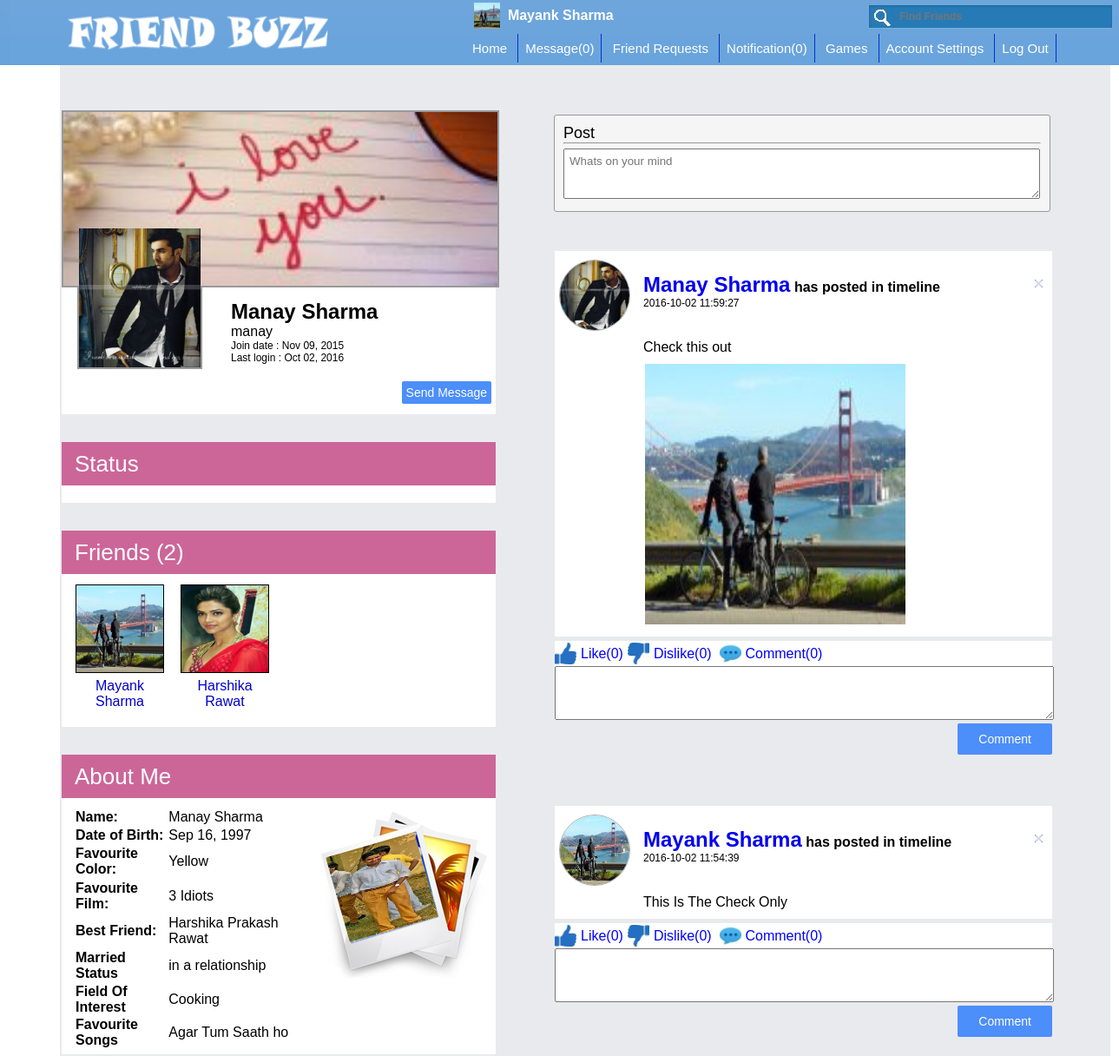
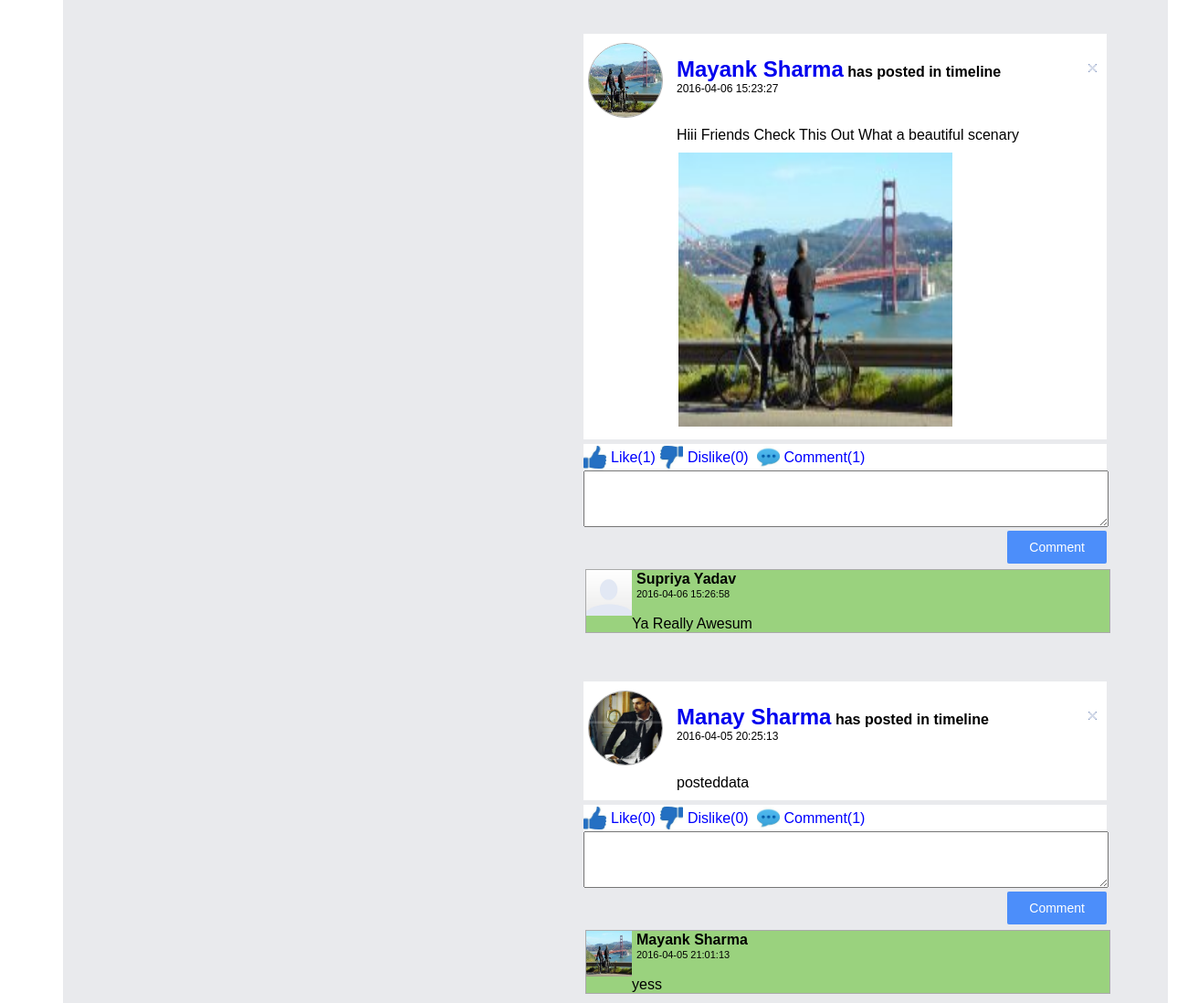
The app's page /home.php?u=manay (signed in) with its own data (2 pictures, top to bottom).
### tables this page shows
CREATE TABLE IF NOT EXISTS `user` (
  `id` int(11) NOT NULL,
  `f_name` varchar(100) NOT NULL,
  `l_name` varchar(100) NOT NULL,
  `u_name` varchar(100) NOT NULL,
  `u_email` varchar(100) NOT NULL,
  `u_pass` varchar(100) NOT NULL,
  `u_gen` enum('m','f') NOT NULL,
  `u_country` varchar(50) NOT NULL,
  `u_bir_date` date NOT NULL,
  `signup_date` date NOT NULL,
  `lastlogin_date` date NOT NULL,
  `avatar` varchar(255) NOT NULL,
  `timeline` varchar(255) NOT NULL,
  `ip` varchar(255) NOT NULL,
  `notescheck` datetime NOT NULL
);

CREATE TABLE IF NOT EXISTS `photos` (
  `id` int(11) NOT NULL,
  `user` varchar(16) NOT NULL,
  `gallery` varchar(16) NOT NULL,
  `filename` varchar(255) NOT NULL,
  `description` varchar(255) DEFAULT NULL,
  `uploaddate` datetime NOT NULL
);

CREATE TABLE IF NOT EXISTS `useroptions` (
  `id` int(11) NOT NULL,
  `username` varchar(16) NOT NULL,
  `background` varchar(255) NOT NULL,
  `fav_color` varchar(100) NOT NULL,
  `fav_film` varchar(100) NOT NULL,
  `best_friend` varchar(100) NOT NULL,
  `married_status` enum('single','married','in a relationship','') NOT NULL,
  `field_of_interest` varchar(80) NOT NULL,
  `fav_songs` varchar(80) NOT NULL,
  `theme` varchar(20) NOT NULL,
  `best_score` int(50) NOT NULL,
  `best_time` varchar(20) NOT NULL DEFAULT '99:99:99:999'
);

CREATE TABLE IF NOT EXISTS `posts` (
  `post_id` int(8) NOT NULL,
  `poster` varchar(20) NOT NULL,
  `postto` varchar(20) NOT NULL,
  `post_time` datetime NOT NULL,
  `post` text NOT NULL,
  `post_image` varchar(100) NOT NULL,
  `type` varchar(1) NOT NULL,
  `likes` int(8) NOT NULL,
  `dislikes` int(8) NOT NULL,
  `likefriends` varchar(255) NOT NULL,
  `dislikefriends` varchar(255) NOT NULL
);

CREATE TABLE IF NOT EXISTS `posts_comment` (
  `comment_id` int(10) NOT NULL,
  `post_id` int(8) NOT NULL,
  `commenter` varchar(20) NOT NULL,
  `comment` text NOT NULL,
  `comment_time` datetime NOT NULL,
  `comment_like` int(10) NOT NULL,
  `comment_dislike` int(10) NOT NULL,
  `comment_like_friends` varchar(255) NOT NULL,
  `comment_dislike_friends` varchar(255) NOT NULL,
  `deleted` enum('0','1') NOT NULL
);

### home.php (the view, shortened to what the rows shown need)
<?php
include_once("includes/check_login_status.php");
$u = "";
$profile_pic_btn = "";
$avatar_form = "";
$timeline_pic_btn = "";
$timeline_form = "";
$joindate = "";
$lastsession = "";
if(isset($_GET["u"])){
	$u = preg_replace('#[^a-z0-9]#i', '', $_GET['u']);
} else {
    header("location: index.php");
    exit();
}
$sql = "SELECT * FROM user WHERE u_name='$u' LIMIT 1";
$user_query = mysqli_query($db_conx, $sql);
while ($row = mysqli_fetch_array($user_query, MYSQLI_ASSOC)) {
	$profile_fn = $row["f_name"];
	$profile_ln = $row["l_name"];
	$signup = $row["signup_date"];
	$lastlogin = $row["lastlogin_date"];
	$joindate = strftime("%b %d, %Y", strtotime($signup));
	$avatar = $row["avatar"];
	$timeline = $row["timeline"];
	$lastsession = strftime("%b %d, %Y", strtotime($lastlogin));
	$dt_of_birth = $row["u_bir_date"];
	$dt_of_birth = strftime("%b %d, %Y", strtotime($dt_of_birth));
}
$profile_pic = '<img src="user/'.$u.'/profilepic/'.$avatar.'" alt="'.$u.'" height="160px" width="140px">';
$timeline_pic = '<img src="user/'.$u.'/timelinepic/'.$timeline.'" alt="'.$u.'" height="200px" width="500px">';
?>
<?php
$friendsHTML = '';
$sql = "SELECT COUNT(id) FROM friends WHERE user1='$u' AND accepted='1' OR user2='$u' AND accepted='1'";
$query = mysqli_query($db_conx, $sql);
$query_count = mysqli_fetch_row($query);
$friend_count = $query_count[0];
if($friend_count < 1){
	$friendsHTML = $u." has no friends yet";
} else {
	$max = 8;
	$all_friends = array();
	$sql = "SELECT user1 FROM friends WHERE user2='$u' AND accepted='1' ORDER BY RAND() LIMIT $max";
	$query = mysqli_query($db_conx, $sql);
	while ($row = mysqli_fetch_array($query, MYSQLI_ASSOC)) {
		array_push($all_friends, $row["user1"]);
	}
	$sql = "SELECT user2 FROM friends WHERE user1='$u' AND accepted='1' ORDER BY RAND() LIMIT $max";
	$query = mysqli_query($db_conx, $sql);
	while ($row = mysqli_fetch_array($query, MYSQLI_ASSOC)) {
		array_push($all_friends, $row["user2"]);
	}
	$orLogic = '';
	foreach($all_friends as $key => $user){
			$orLogic .= "u_name='$user' OR ";
	}
	$orLogic = chop($orLogic, "OR ");
	$sql = "SELECT u_name, avatar, f_name, l_name FROM user WHERE $orLogic";
	$query = mysqli_query($db_conx, $sql);
	while($row = mysqli_fetch_array($query, MYSQLI_ASSOC)) {
		$friend_firstname = $row["f_name"];
		$friend_lastname = $row["l_name"];
		$friend_username = $row["u_name"];
		$friend_avatar = $row["avatar"];
		if($friend_avatar != ""){
			$friend_pic = 'user/'.$friend_username.'/profilepic/'.$friend_avatar.'';
		} else {
			$friend_pic = 'images/default_pic.jpg';
		}
		$friendsHTML .= '<div class="showfriends"><a href="home.php?u='.$friend_username.'"><img class="friendpics" src="'.$friend_pic.'" alt="'.$friend_username.'" title="'.$friend_username.'"></a><div class="friendname"><a href="home.php?u='.$friend_username.'">'.$friend_firstname.'<br>'.$friend_lastname.'</a></div></div>';
	}
}
?>
<?php
$coverpic = "";
$sql = "SELECT filename FROM photos WHERE user='$u' ORDER BY RAND() LIMIT 1";
$query = mysqli_query($db_conx, $sql);
if(mysqli_num_rows($query) > 0){
	$row = mysqli_fetch_row($query);
	$filename = $row[0];
	$coverpic = '<img src="user/'.$u.'/'.$filename.'" alt="pic" width="100px" height="100px">';
}
?>
<?php
$friends = array();
$myfriend = "";
$posts = "";
$sql1 = "SELECT user2 FROM friends WHERE user1='$u' AND accepted ='1'";
$result1 = mysqli_query($db_conx,$sql1);
while($row1 = mysqli_fetch_assoc($result1)){
array_push($friends , $row1["user2"]);
}
$sql2 = "SELECT user1 FROM friends WHERE user2='$u' AND accepted ='1'";
$result2 = mysqli_query($db_conx,$sql2);
while($row2 = mysqli_fetch_assoc($result2)){
array_push($friends , $row2["user1"]);
}
array_push($friends , $u);
foreach($friends as $friend){
$myfriend .= 'poster = "'.$friend.'" OR postto = "'.$friend.'" OR ';
}
$myfriend = substr_replace("$myfriend","",-3);
$sql = "SELECT * FROM posts WHERE $myfriend ORDER BY post_time DESC";
$query = mysqli_query($db_conx, $sql);
while($row = mysqli_fetch_assoc($query)){
	$poster = $row["poster"];
	$postto = $row["postto"];
	$posts .= '<div class = "posts" id="'.$row["post_id"].'">';
	$posts .= '<div id="post">';
	$posts .= '<div id = "image">';
		$query1 = "SELECT f_name , l_name , avatar , u_name FROM user WHERE u_name = '$poster' LIMIT 1";
		$result = mysqli_query($db_conx,$query1);
		$r = mysqli_fetch_assoc($result);
		if($r["avatar"] != ""){
			$pic = 'user/'.$r["u_name"].'/profilepic/'.$r["avatar"].'';
		} else {
			$pic = 'images/default_pic.jpg';
		}
	$posts .= '<img src="'.$pic.'" width="80px" height="80px">';
	$posts .= '</div>';
	$posts .= '<div id="poster_name">';
	$posts .='<span><a href="home.php?u='.$row["poster"].'">'.$r["f_name"].' '.$r["l_name"].'</a></span>&nbsp;';
	if($row["type"] == 'a'){
	$posts .='has posted in timeline';
	}else{
		$q1 = mysqli_query($db_conx,"SELECT f_name,l_name from user WHERE u_name = '$postto' LIMIT 1");
		$r1 = mysqli_fetch_assoc($q1);
	$posts .='has posted in <a href="home.php?u='.$row["postto"].'">'.$r1["f_name"].' '.$r1["l_name"].'&prime;s</a> timeline';
	}
	$posts .= '</div>';
	if($row["poster"]==$log_username||$row["postto"]==$log_username){
	$posts .= '<div id = "close">';
	$posts .='<a href="home.php?u='.$u.'&amp;deletepost='.$row["post_id"].'"><img src="images/close.png" width="21px" height="25px"></a>';
	$posts .='</div>';
	}
	$posts .='<div id = "posttime">'.$row["post_time"].'</div>';
	$posts .='<div id = "actualpost">';
	if($row["post"] != ""){
	$posts .='<div id = "posttext">'.$row["post"].'</div>';
	}
	if($row["post_image"] != ""){
	$postedimage = 'posted_images/'.$row["post_image"].'';
	$posts .='<div id = "postimage"><img src="'.$postedimage.'" width="300px" height="300px"></div>';
	}
	$posts .= '</div>';
	$posts .= '</div>';
	$posts .= '<div class="ldc">';
	$friendsliked = $row["likefriends"];
	$friendsdisliked = $row["dislikefriends"];
	if(strchr("$friendsliked","$log_username")=='0'){
	$posts .= '<a href = "home.php?u='.$u.'&amp;likepost='.$row["post_id"].'"><img src="images/like.jpg" width="25px" height="25px"></a><span><a href="home.php?u='.$u.'&amp;showlikefriends='.$row["post_id"].'">Like('.$row["likes"].')</a></span>';
	}else{
	$posts .= '<a href = "home.php?u='.$u.'&amp;likepost='.$row["post_id"].'"><img src="images/like2.jpg" width="25px" height="25px"></a><span><a href="home.php?u='.$u.'&amp;showlikefriends='.$row["post_id"].'">Like('.$row["likes"].')</a></span>';
	}
	if(strchr("$friendsdisliked","$log_username")=='0'){
	$posts .= '<a href = "home.php?u='.$u.'&amp;dislikepost='.$row["post_id"].'"><img src="images/dislike.jpg" width="25px" height="25px"></a><span><a href="home.php?u='.$u.'&amp;showdislikefriends='.$row["post_id"].'">Dislike('.$row["dislikes"].')</a></span>';
	}else{
	$posts .= '<a href = "home.php?u='.$u.'&amp;dislikepost='.$row["post_id"].'"><img src="images/dislike2.jpg" width="25px" height="25px"></a><span><a href="home.php?u='.$u.'&amp;showdislikefriends='.$row["post_id"].'">Dislike('.$row["dislikes"].')</span></a>';
	}
	$post_id =$row["post_id"];
	$sql0 = "SELECT * FROM posts_comment WHERE post_id = '$post_id' ORDER BY comment_time DESC";
	$query0=mysqli_query($db_conx,$sql0);
	$row_count0 = mysqli_num_rows($query0);
	$posts .= '&nbsp;<a href = "home.php?u='.$u.'&amp;commentpost='.$row["post_id"].'"><span><img src="images/comment.jpg" width="25px" height="25px" style="position:relative; top:7px;">&nbsp;Comment('.$row_count0.')</span></a>';
	$posts .= '</div>';
	$posts .= '<div id="commentreply"><form action="home.php?u='.$u.'&amp;comment='.$post_id.'" method="POST"><textarea name ="commentis"></textarea><br><input type="submit" value="Comment" name="commenting"></form></div>';
	while($row0=mysqli_fetch_assoc($query0)){
	$posts .='<div id="comments">';
	$commenteruname = $row0["commenter"];
	$sql9 = "SELECT f_name,l_name,u_name,avatar from user WHERE u_name='$commenteruname' LIMIT 1";
	$query9=mysqli_query($db_conx, $sql9);
	$row9 = mysqli_fetch_assoc($query9);
	if($row9["avatar"] != ""){
		$commenterpic = 'user/'.$row9["u_name"].'/profilepic/'.$row9["avatar"].'';
	} else {
		$commenterpic = 'images/default_pic.jpg';
	}
	$posts .='<div id="commenter_pic"><img src="'.$commenterpic.'" width="50px" height="50px"></div>';
	$posts .='<div id="commenter_name">'.$row9["f_name"].' '.$row9["l_name"].'</div>';
	$posts .='<div id="commenter_time">'.$row0["comment_time"].'</div>';
	$posts .='<div id="commenter_comment">'.$row0["comment"].'</div>';
	$posts .='</div>';
	}
	$posts .= '</div>';
}
?>
<?php
$fav_color = '';
$fav_film = '';
$best_friend = '';
$married_status = '';
$sql = "SELECT * FROM useroptions WHERE username = '$u' LIMIT 1";
$query = mysqli_query($db_conx,$sql);
while($row=mysqli_fetch_assoc($query)){
	$fav_color=$row["fav_color"];
	$fav_film = $row["fav_film"];
	$best_friend = $row["best_friend"];
	$married_status = $row['married_status'];
	$field_of_interest = $row['field_of_interest'];
	$fav_songs = $row["fav_songs"];
}
?>
<!DOCTYPE Html>
<html>
	<head>
        <link rel="stylesheet" type="text/css" href="styles/styles.css">
	</head>
<body>
<?php
include("includes/header.php");
?>
    <div id="page_middle">
    	<div id="page_middle_content">
        <table id="leftcontent">
        	<tr>
            	<td>
        			<div id="profilepicbox">
            			<div id="timelinepic">
                        	<?php echo $timeline_pic_btn; ?><?php echo $timeline_form; ?><?php echo $timeline_pic; ?>
                		</div>
                		<div id="profilepic">
                			<?php echo $profile_pic_btn; ?><?php echo $avatar_form; ?><?php echo $profile_pic; ?>
                		</div>
                		<div id="profilename">
                			<span><?php echo $profile_fn.' '.$profile_ln; ?></span><br>
                    		<?php echo $u; ?><br>
                    		<div>Join date : <?php echo $joindate; ?></div>
                    		<div>Last login : <?php echo $lastsession; ?></div>
                		</div>
       	  			</div>
            	</td>
     		</tr>
            <tr>
            	<td>
                	<div id="friendlistbox">
                        <div id="friendlistbody">
                        	<?php echo $friendsHTML; ?>
                        </div>
                    </div>
                </td>
          	</tr>
            <tr>
            	<td>
                	<div id="friendlistbox">
                        <div id="friendlistbody">
                        	<table border="0">
                            	<tr><td id="dobold">Name:</td><td><?php echo $profile_fn.' '.$profile_ln; ?></td>
                                	<td rowspan="6">
                                    	<div id="photoframebox">
                                    		<div id="photoframe" onclick="window.location = 'photos.php?u=<?php echo $u; ?>';" title="view <?php echo $u; ?>&#39;s photo galleries"> <?php echo $coverpic; ?>
                                            </div>
                                    	</div>
                                  	</td>
                                </tr>
                                <tr><td id="dobold">Date of Birth:</td><td><?php echo $dt_of_birth; ?></td><td></td></tr>
                                <tr><td id="dobold">Favourite Color:</td><td><?php echo $fav_color;   ?></td><td></td></tr>
                                <tr><td id="dobold">Favourite Film:</td><td><?php echo $fav_film;  ?></td><td></td></tr>
                                <tr><td id="dobold">Best Friend:</td><td><?php echo $best_friend; ?></td><td></td></tr>
                                <tr><td id="dobold">Married Status</td><td><?php echo $married_status; ?></td><td></td></tr>
                                <tr><td id="dobold">Field Of Interest</td><td><?php echo $field_of_interest; ?></td><td></td></tr>
                                <tr><td id="dobold">Favourite Songs</td><td><?php echo $fav_songs; ?></td><td></td></tr>
                        	</table>
                        </div>
                    </div>
                </td>
          	</tr>
  		</table>
        <div id="posteddata">
            <?php
             	echo $posts;
			?>
            </div>
      	</div>
    </div>

### includes/header.php (shortened to what the rows shown need)
<?php
	include_once("includes/db_conx.php");
	$log_username=$_SESSION['username'];
	$sql="SELECT * from user WHERE u_name='$log_username'";
	$user_query = mysqli_query($db_conx, $sql);
	while ($row = mysqli_fetch_array($user_query, MYSQLI_ASSOC)) {
	$loggeduser_fn = $row["f_name"];
	$loggeduser_ln = $row["l_name"];
	$loggeduser_username = $row["u_name"];
	$loggeduser_profilepic = $row["avatar"];
}
if($loggeduser_profilepic==""){
	$loggedusersprofilepic='<img src="images/default_pic.jpg" width=30px height=30px />';
}else{
	$loggedusersprofilepic='<img src="user/'.$loggeduser_username.'/profilepic/'.$loggeduser_profilepic.'" width=30px height=30px />';
}
?>
<?php $loginLink = '<a href="home.php?u='.$log_username.'">'.$loggeduser_fn.' '.$loggeduser_ln.'</a>' ?>
<div id="page_top">
    	<div id="page_top_wrap">
            <div id="page_top_rest">
            	<div id="search_box_container"><div id="showname"><?php echo $loggedusersprofilepic; ?><span><?php echo $loginLink; ?></span></div></div>
            </div>
        </div>
    </div>

### records on screen
user: u_name+avatar (picture), f_name "Mayank", l_name "Sharma"
user: timeline (picture), avatar (picture), f_name "Manay", l_name "Sharma", signup_date "Nov 09, 2015", lastlogin_date "Oct 02, 2016", u_bir_date "Sep 16, 1997"
user: u_name+avatar (picture), f_name "Harshika", l_name "Rawat"
photos: filename (picture)
useroptions: fav_color "Yellow", fav_film "3 Idiots", best_friend "Harshika Prakash Rawat", married_status "in a relationship", field_of_interest "Cooking", fav_songs "Agar Tum Saath ho"
posts: user.u_name+avatar (picture), user.f_name "Manay", user.l_name "Sharma", type "has posted in timeline", post_time "2016-10-02 11:59:27", post "Check this out", post_image (picture), likes "0", dislikes "0", row_count0 "0"
posts: user.u_name+avatar (picture), user.f_name "Mayank", user.l_name "Sharma", type "has posted in timeline", post_time "2016-10-02 11:54:39", post "This Is The Check Only", likes "0", dislikes "0", row_count0 "0"
posts: user.u_name+avatar (picture), user.f_name "Mayank", user.l_name "Sharma", type "has posted in timeline", post_time "2016-04-06 15:23:27", post "Hiii Friends Check This Out What a beautiful scenary", post_image (picture), likes "1", dislikes "0", row_count0 "1"
posts_comment: shows a picture, user.f_name "Supriya", user.l_name "Yadav", comment_time "2016-04-06 15:26:58", comment "Ya Really Awesum"
posts: user.u_name+avatar (picture), user.f_name "Manay", user.l_name "Sharma", type "has posted in timeline", post_time "2016-04-05 20:25:13", post "posteddata", likes "0", dislikes "0", row_count0 "1"
posts_comment: user.u_name+avatar (picture), user.f_name "Mayank", user.l_name "Sharma", comment_time "2016-04-05 21:01:13", comment "yess"

### other values on screen
$row_count "0"
$noofrows "0"
$u "manay"
$friends_view_all_link "Friends (2)"
